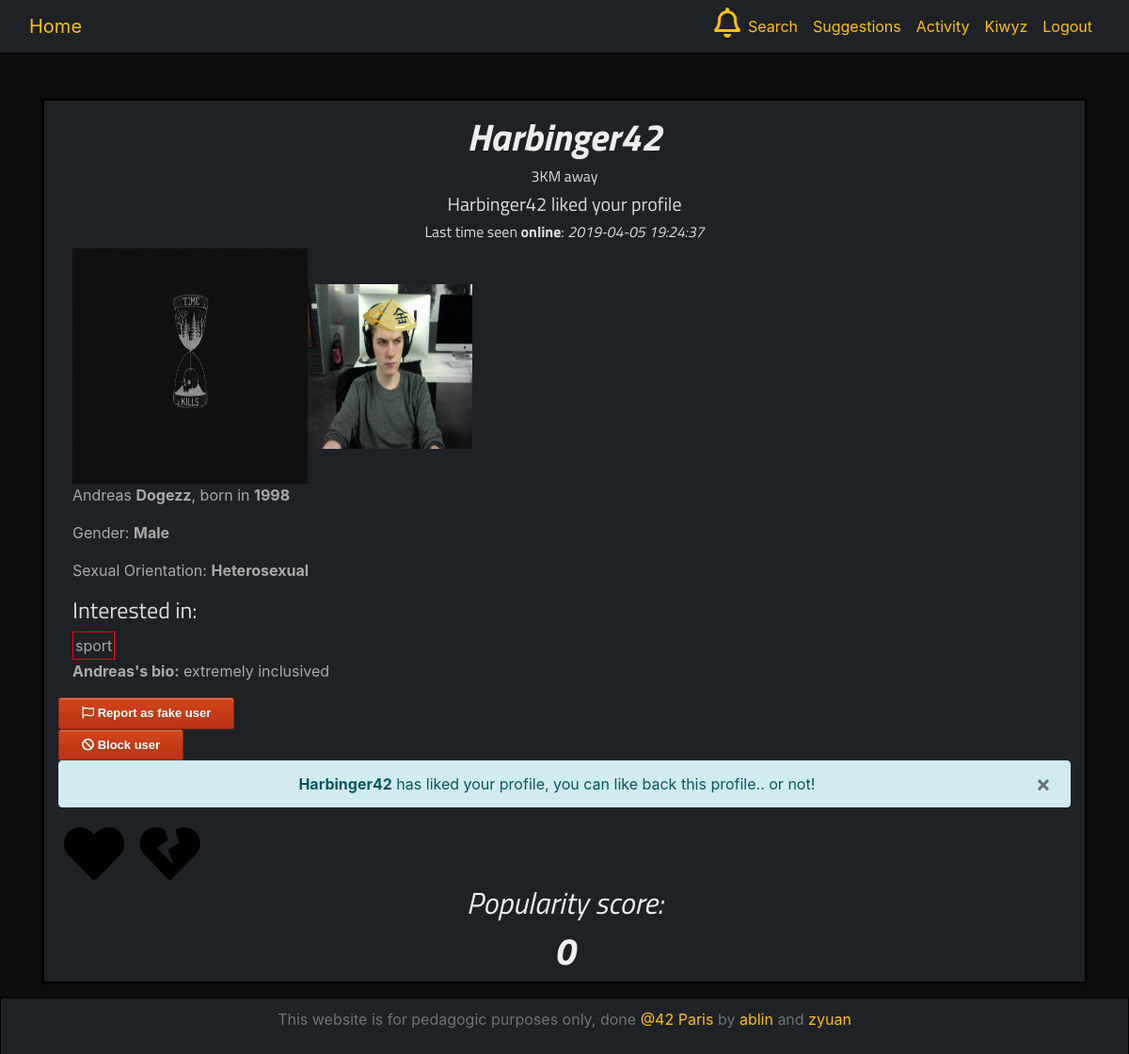
/profile?u=harbinger42 (signed in), run on an earlier commit of the app's database.
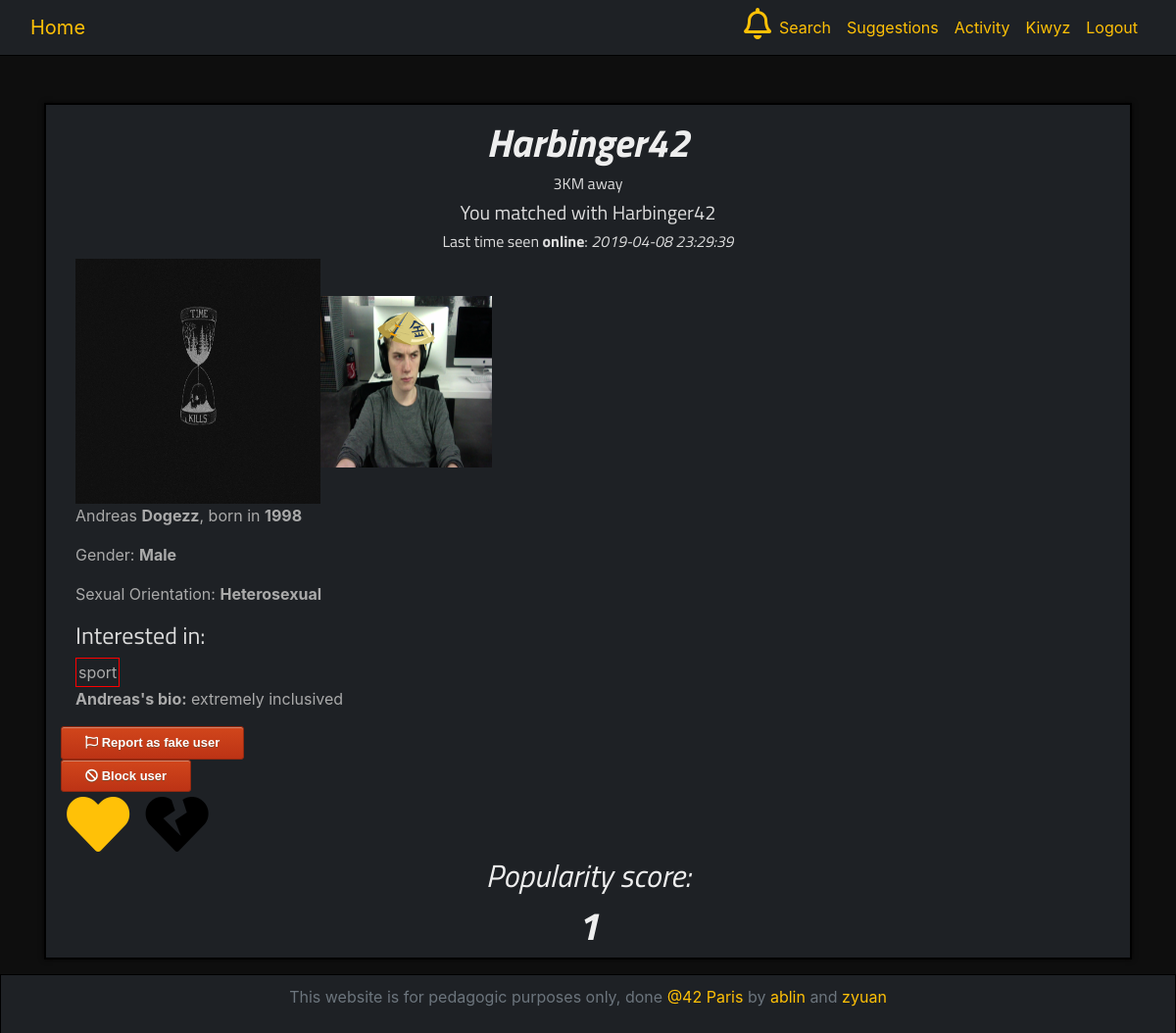
And on a later commit of the database.
### tables this page shows
CREATE TABLE `user` (
  `id` int(11) NOT NULL,
  `username` varchar(30) NOT NULL,
  `password` varchar(255) NOT NULL,
  `email` varchar(255) NOT NULL,
  `mail_token` varchar(128) DEFAULT NULL,
  `confirmed_token` datetime DEFAULT NULL,
  `password_token` varchar(128) DEFAULT NULL
);

CREATE TABLE `user_location` (
  `id` int(11) NOT NULL,
  `user_id` int(11) NOT NULL,
  `lat` float NOT NULL,
  `lng` float NOT NULL
);

CREATE TABLE `user_info` (
  `id` int(11) NOT NULL,
  `user_id` int(11) NOT NULL,
  `firstname` varchar(64) NOT NULL,
  `lastname` varchar(64) NOT NULL,
  `birth_year` year(4) DEFAULT NULL,
  `bio` varchar(512) DEFAULT NULL,
  `gender` varchar(128) DEFAULT NULL,
  `orientation` varchar(128) DEFAULT 'Bisexual',
  `last_online` datetime NOT NULL DEFAULT CURRENT_TIMESTAMP
);

CREATE TABLE `user_photo` (
  `id` int(11) NOT NULL,
  `user_id` int(11) NOT NULL,
  `photo1` varchar(255) DEFAULT NULL,
  `photo2` varchar(255) DEFAULT NULL,
  `photo3` varchar(255) DEFAULT NULL,
  `photo4` varchar(255) DEFAULT NULL,
  `photo5` varchar(255) DEFAULT NULL
);

### class/autoloader.php (called while the page is built, shortened)
<?php
class autoloader
{
    static function autoload($class_name)
    {
        if (strpos($class_name, __NAMESPACE__ . '\\') == 0)
        {
            $class_name = str_replace(__NAMESPACE__ . '\\', '', $class_name);
        }
    }
}

### class/database.php (called while the page is built, shortened)
<?php
class database
{
    private $db_user;
    private $db_pass;
    private $dsn;
    private $pdo;
    private static $_instance;
    public function __construct($db_name, $db_host = "localhost", $db_user = "root", $db_pass = "root42")
    {
        $this->db_user = $db_user;
        $this->db_pass = $db_pass;
        $this->dsn = "mysql:dbname={$db_name};host={$db_host}";
    }
    public static function getInstance($db_name)
    {
        if (is_null(self::$_instance))
            self::$_instance = new database($db_name);
        return self::$_instance;
    }
    private function getPDO()
    {
        if ($this->pdo === null)
        {
            $pdo = new PDO($this->dsn, $this->db_user, $this->db_pass);
            $pdo->setAttribute(PDO::ATTR_ERRMODE, PDO::ERRMODE_EXCEPTION);
            $this->pdo = $pdo;
        }
        return $this->pdo;
    }
    public function prepare($statement, $attributes, $one = false, $class_name = null)
    {
        $req = $this->getPDO()->prepare($statement);
        $req->execute($attributes);
        if (strpos($statement, "SELECT") !== false)
        {
            if ($class_name === null)
                $req->setFetchMode(PDO::FETCH_OBJ);
            else
                $req->setFetchMode(PDO::FETCH_CLASS, $class_name);
            if ($one)
                $data = $req->fetch();
            else
                $data = $req->fetchAll();
            return $data;
        }
    }
}

### profile.php (the view, shortened to what the rows shown need)
<!DOCTYPE html>
<html lang="en">
<head>
    <link rel="stylesheet" href="style/bootstrap.css">
    <link rel="stylesheet" href="style/style.css">
    <link rel="stylesheet" href="https://use.fontawesome.com/releases/v5.8.1/css/all.css">
</head>
<body>
<?php
require_once("utils/fetch_profile_data.php");
?>
<div class="container mt-5 small-page-wrapper">
    <div class="wrapper col-12">
        <h1><?= $username ?></h1>
        <?php if ($distance) echo "<h6>".$distance."KM away</h6>";?>
        <?php
            if (has_voted($db, secure_input($id), secure_input($_SESSION['id']), 1) === 1 && has_voted($db, secure_input($_SESSION['id']),secure_input($id), 1) === 1)
                echo "<h5>You matched with ".$username."</h5>";
            else if (has_voted($db, secure_input($id), secure_input($_SESSION['id']), 1) === 1 && has_voted($db, secure_input($_SESSION['id']),secure_input($id), -1) === 1)
                echo "<h5>".$username." liked your profile and you disliked ".$username."'s profile</h5>";
            else if (has_voted($db, secure_input($id), secure_input($_SESSION['id']), -1) === 1 && has_voted($db, secure_input($_SESSION['id']),secure_input($id), -1) === 1)
                echo "<h5>You disliked eachothers</h5>";
            else if (has_voted($db, secure_input($id), secure_input($_SESSION['id']), 1) === 1 && has_voted($db, secure_input($_SESSION['id']),secure_input($id), 1) !== 1)
                echo "<h5>".$username." liked your profile</h5>";
            else if (has_voted($db, secure_input($_SESSION['id']),secure_input($id), -1) === 1)
                echo "<h5>You disliked ".$username."'s profile</h5>";
            else if (has_voted($db, secure_input($_SESSION['id']), secure_input($id), 1) === 1)
                echo "<h5>You liked ".$username."'s profile</h5>";
        ?>
        <h6><?= $status ?></h6>
        <div class="col-12">
            <?php
                for ($i = 0; $i < 5; $i++) {
                    if ($photos[0] != NULL && $i === 0)
                        echo '<img src="'. $photos[$i] .'" alt="photo'.$i.'" class="profile_main"/>';
                    else if ($photos[$i] != NULL)
                        echo '<img src="'. $photos[$i] .'" alt="photo'.$i.'" class="profile_secondary"/>';
                }
            ?>
        </div>
        <div class="col-6">
            <p><?= $firstname . " <b>" . $lastname . "</b>"?>, born in <b><?= $birth_year ?></b></p>
            <p>Gender: <b><?= $gender ?></b></p>
            <p>Sexual Orientation: <b><?= $orientation ?></b></p>
            <div>
                <h4 style="text-align: left;">Interested in:</h4>
                <?php
                    foreach ($tags as $tag) {
                        echo "<div class='profile_tag'><p>" . $tag . "</p></div> ";
                    }
                ?>
            </div>
            <p>
                <b><?= $firstname ?>'s bio:</b>
                <?= $bio ?>
            </p>
        </div>
        <div id="report-btn">
            <?php if (!$report)
                echo '<a v-if="!reported" href="#" @click.prevent="reportUser('. $id .')" class="report-btn"><i class="far fa-flag"></i> Report as fake user</a>';
            ?>
        </div>
        <div id="block-btn">
            <?php
                echo '<a id="block" href="#" @click.prevent="blockUser('. $id .')" class="report-btn"><i class="fas fa-ban"></i> '.$block.'</a>';
            ?>
        </div>
        <div>
        <?php
            if ($photos[0] != NULL || $photos[1] != NULL || $photos[2] != NULL || $photos[3] != NULL || $photos[4]!= NULL)
                if (has_voted($db, secure_input($id), secure_input($_SESSION['id']), 1) === 1 && has_voted($db, secure_input($_SESSION['id']),secure_input($id), 1) !== 1)
                    echo alert_bootstrap("info", "<b>$username</b> has liked your profile, you can like back this profile.. or not!", "text-align: center;");
            ?>
        </div>
        <div id="vote">
        <?php if (($photos[0] != NULL || $photos[1] != NULL || $photos[2] != NULL || $photos[3] != NULL || $photos[4]!= NULL) &&
                ($photos_curr_user[0] != NULL || $photos_curr_user[1] != NULL || $photos_curr_user[2] != NULL || $photos_curr_user[3] != NULL || $photos_curr_user[4]!= NULL))
            {
                echo "<button id='like-btn' @click=\"vote(".$id.", 1)\" class=\"btn-like\">
                            <i class=\"fas fa-heart fa-4x like";
                echo "\"></i>
                        </button>
                        <button id='dislike-btn' @click=\"vote(".$id.", -1)\" class=\"btn-like\">
                            <i class=\"fas fa-heart-broken fa-4x dislike";
                echo "\"></i>
                        </button>";
            }?>
        </div>
        <div id="popularity">
            <h2>Popularity score:</h2>
            <h1><?= $score ?></h1>
        </div>
    </div>
</div>
</body>
</html>

### utils/fetch_profile_data.php (shortened to what the rows shown need)
<?php
$db = database::getInstance('matcha');
if (!empty($_GET['u'])) {
    $username = secure_input($_GET['u']);
    $req = $db->prepare("SELECT * FROM `user` WHERE `username` = :username", array("username" => $username));
    if ($req) {
        foreach ($req as $item) {
            $id = $item->id;
            $username = ucwords($item->username);
        }
    }
    else
        header('Location: /Matcha?e=pro');
    $req = $db->prepare("SELECT * FROM `user_info` WHERE `user_id` = :user_id", array("user_id" => $id));
    if ($req) {
        foreach ($req as $item) {
            $gender = $item->gender;
            $orientation = $item->orientation;
            $bio = $item->bio;
            $firstname = $item->firstname;
            $lastname = $item->lastname;
            $birth_year = $item->birth_year;
            $lastonline = $item->last_online;
        }
    }
    $datetime1 = new DateTime('', new DateTimeZone('Europe/Paris'));
    $datetime2 = new DateTime($lastonline, new DateTimeZone('Europe/Paris'));
    $interval = $datetime2->diff($datetime1);
    if ($interval->y > 1 || $interval->m > 1 || $interval->d > 1 || $interval->h > 1 || $interval->i >= 5)
        $status = "Last time seen <b>online</b>: <i>$lastonline</i>";
    $req = $db->prepare("SELECT `tag` FROM `user_tags` WHERE `user_id` = :user_id", array("user_id" => $id));
    if ($req) {
        $tags = array();
    }
    $req = $db->prepare("SELECT * FROM `user_photo` WHERE `user_id` = :user_id", array("user_id" => $id));
    if ($req) {
        $photos = array();
    }
    $req = $db->prepare("SELECT * FROM `user_photo` WHERE `user_id` = :user_id", array("user_id" => secure_input($_SESSION['id'])));
    if ($req) {
        $photos_curr_user = array();
    }
    $report = false;
    $req = $db->prepare("SELECT SUM(`type`) as sum, COUNT(*) as total FROM `vote` WHERE `id_voted` = :voted", array("voted" => $id));
    if ($req) {
        $sum = $req[0]->sum;
        $nbvote = $req[0]->total;
        $score = $sum * $nbvote;
    }
    else
        $score = 0;
    $req = $db->prepare("SELECT * FROM `user_location` WHERE `user_id` = :user_id", array("user_id" => secure_input($_SESSION['id'])));
    if ($req) {
        foreach ($req as $loc)
        {
            $attributes_loc['lat1'] = $loc->lat;
            $attributes_loc['lng1'] = $loc->lng;
        }
    }
    else
        $error_dist = 1;
    $req = $db->prepare("SELECT * FROM `user_location` WHERE `user_id` = :user_id", array("user_id" => $id));
    if ($req) {
        foreach ($req as $loc)
        {
            $attributes_loc['lat2'] = $loc->lat;
            $attributes_loc['lng2'] = $loc->lng;
        }
    }
    else
        $error_dist = 1;
    if ($error_dist != 1)
        $distance = round(distance($attributes_loc['lat1'], $attributes_loc['lng1'], $attributes_loc['lat2'], $attributes_loc['lng2'], "K"));
}

What changed in the data, as far as the page shows it:
changed user_info "Andreas": last_online "2019-04-05 19:24:37" → "2019-04-08 23:29:39"
Also different on the page:
$score: "0" → "1"
$message: "Harbinger42 has liked your profile, you can like back this profile.. or not!" → (not shown)
text no longer shown: "liked your profile ×"
text now shown: "You matched with"
